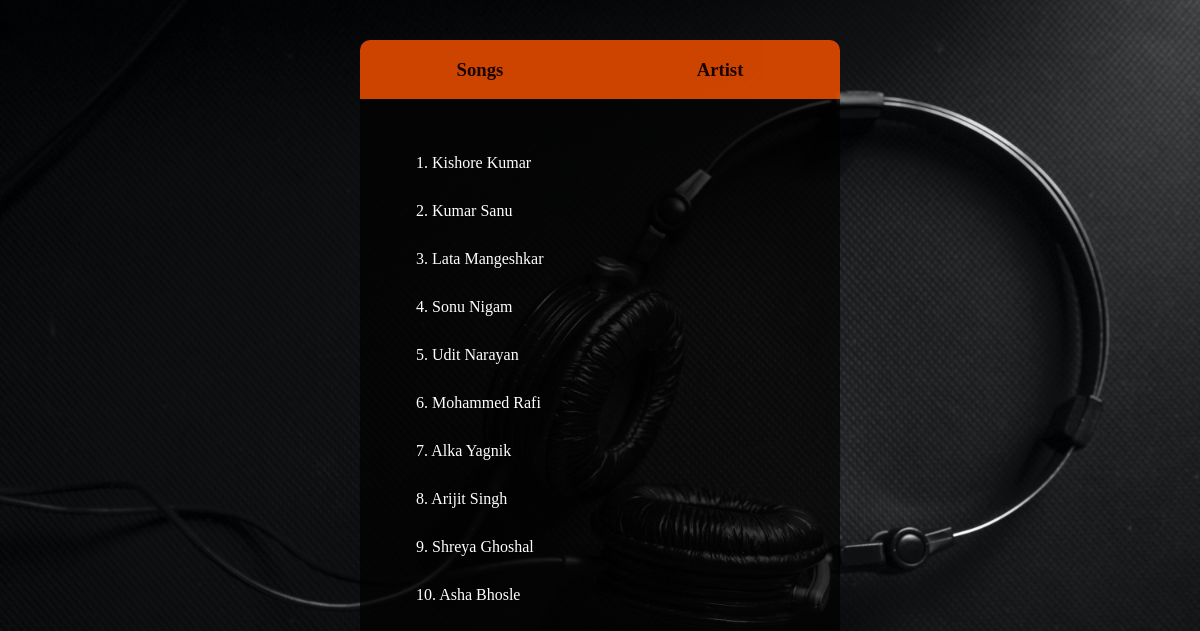
The page /artist on the database its author committed.
### TuneTracker/models.py (models this page shows, shortened)
class Artist(models.Model):
    name = models.CharField(max_length=20)

### TuneTracker/views.py (the view)
# urls.py: path("artist",views.Artists,name="artist"),
def Artists(request):
    artist = Artist.objects.all()
    return render(request,"TuneTracker/index.html",{"artists":artist})

### TuneTracker/templates/TuneTracker/index.html (shortened to what this page needs)
{% extends "base.html" %}
{% load static %}
{% block css %} {% static "css/style.css" %} {% endblock %}
{% block body%}
    <div class="home middle">
        <div class="heading">
            <a href="{% url 'songs'%}"> <h3>Songs</h3></a>
            <a href="{% url 'artist'%}"> <h3>Artist</h3></a>
        </div>
        <div class="song_section ">
        </div>
        <div class="artists_section">
            {% for artist in artists %}
                <div class="artists_item"><span>{{ forloop.counter }}. </span>{{artist.name}}</div>
            {% endfor %}
        </div>
    </div>
{% endblock %}

### TuneTracker/static/css/style.css (style rules this page uses)
body::before { content: ''; background: url("../img/home.jpg") no-repeat center center/cover; position: absolute; top: 0px; left: 0px; width: 100vw; height: 100vh; }
.middle { position: absolute; top: 50%; left: 50%; transform: translate(-50%,-50%); background-color: rgba(0,0,0,.7); width: 40%; height: 90%; border-radius: 10px; }
.heading { background-color: #ff5500; opacity: 0.8; position: relative; border-top-left-radius: 10px; border-top-right-radius: 10px; text-align: center; display: flex; justify-content: space-around; }
.heading a { text-decoration: none; }
h3 { font-weight: bolder; color:rgb(33, 3, 3); }
.song_section { color: white; padding: 40px; }
.artists_section { color: white; padding: 40px; margin-top: -80px; }
.artists_item { padding: 15px; }
.artists_item span { padding-left: 1px; }

### rows shown on the page
Artist: name "Kishore Kumar"
Artist: name "Kumar Sanu"
Artist: name "Lata Mangeshkar"
Artist: name "Sonu Nigam"
Artist: name "Udit Narayan"
Artist: name "Mohammed Rafi"
Artist: name "Alka Yagnik"
Artist: name "Arijit Singh"
Artist: name "Shreya Ghoshal"
Artist: name "Asha Bhosle"
